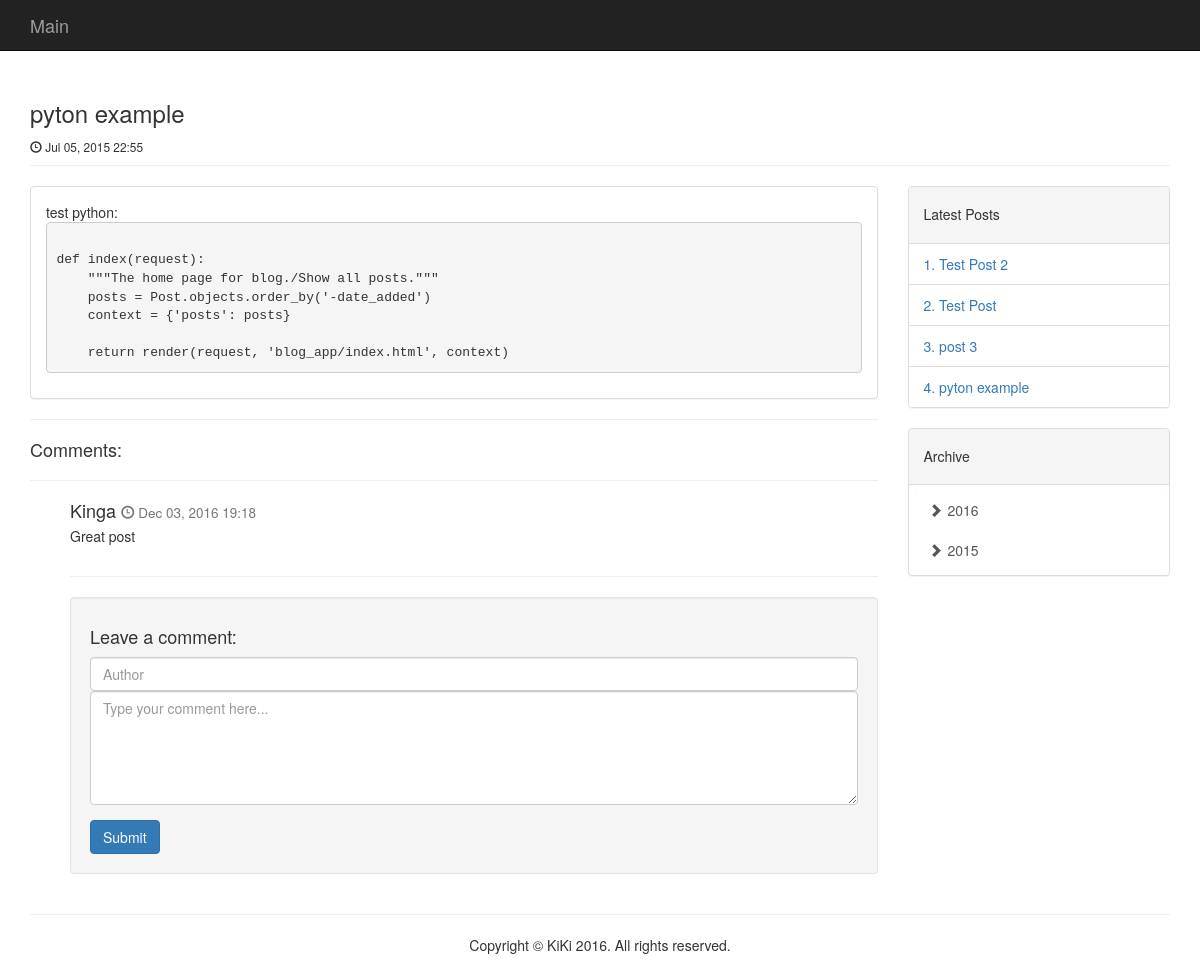
Page /view_post/4/ on the committed database.
### blog_app/models.py (models this page shows, shortened)
class Post(models.Model):
    date_added = models.DateTimeField(auto_now_add=True)
    title = models.CharField(max_length=200)
    text = models.TextField()

class Comment(models.Model):
    post = models.ForeignKey(Post, related_name='comments')
    date_added = models.DateTimeField(auto_now_add=True)
    author = models.CharField(max_length=200)
    text = models.TextField()

### blog_app/views.py (the view)
# urls.py: url(r'^view_post/(?P<post_id>\d+)/$', views.view_post, name='view_post'),
def view_post(request, post_id):
    blog_post = Post.objects.get(id=post_id)
    comments = Comment.objects.filter(post_id=post_id)
    last_posts = get_latest_post()
    archive = get_archive()
    context = {'blog_post': blog_post, 'comments': comments, 'l_posts': last_posts, 'archive_tree': archive}
    return render(request, 'blog_app/view_post.html', context)

### blog_app/static/functions/queries.py (called while the page is built)
def get_latest_post():
    last5posts = Post.objects.defer("text").order_by('-date_added')[:5]
    return last5posts

### blog_app/templates/blog_app/view_post.html (shortened to what this page needs)
{% extends "blog_app/base.html" %}
{% block header%}
<h3>{{blog_post.title}}</h3>
<small><span class="glyphicon glyphicon-time" aria-hidden="true"></span> {{blog_post.date_added|date:'M d, Y H:i'}}</small>
{% endblock header%}
{% block content %}
<div class="panel panel-default">
    <div class="panel-body">
        {{blog_post.text|safe}}
    </div>
</div>
<hr/>
<h4>Comments:</h4>
<hr/>
<div id="commentsDiv" class="comment-section">
    {% include "blog_app/comments.html" %}
    <hr/>
    <div class="well">
        <h4>Leave a comment:</h4>
        <form id="newComment" method="post" class="form">
            <div class="form-group">
                <input class="form-control" type="text" name="author" placeholder="Author"/>
                <textarea class="form-control" rows="5" name=text placeholder="Type your comment here..."></textarea>
            </div>
            <button id="submitComment" type="submit" class="btn btn-primary">Submit</button>
        </form>
    </div>
</div>
{% endblock content %}

### blog_app/templates/blog_app/comments.html
<div>
    {% for comment in comments %}
    <div class="media">
        <div class="media-body">
            <h4 class="media-heading">
                {{comment.author}}
                <small><span class="glyphicon glyphicon-time" aria-hidden="true"></span> {{comment.date_added|date:'M d, Y H:i'}}</small>
            </h4>
            {{comment.text | linebreaks}}
        </div>
    </div>
    {% empty %}
    <h5>Be first to comment</h5>
    {% endfor %}
</div>

### blog_app/templates/blog_app/latest_posts.html
<div class="panel panel-default">
    <div class="panel-heading">
        <h5>Latest Posts</h5>
    </div>
    <ul class="list-group">
        {% for l_post in l_posts %}
        <li class="list-group-item"><a href="{% url 'blog_app:view_post' l_post.id %}">{{ forloop.counter }}. {{l_post.title}}</a></li>
        {% empty %}
        <li class="list-group-item">
            No posts yet :(
        </li>
        {% endfor %}
    </ul>
</div>

### blog_app/static/styles/site.css (style rules this page uses)
body { margin-top: 60px; }
.list-group.list-group-root.well, .list-group { margin-bottom: 0px; }
.comment-section { padding-left:40px; }

### rows in the picture
Post: title "pyton example", date_added "Jul 05, 2015 22:55", text "test python: def index(request): \"\"\"The home page for blog./Show all posts.\"\"\" posts = Post.objects.order_by('-date_added') context = {'posts': posts} return render(request, 'blog_app/index.html', context)"
Comment: author "Kinga", date_added "Dec 03, 2016 19:18", text "Great post"
Post: title "Test Post 2"
Post: title "Test Post"
Post: title "post 3"

### other values in the picture
{{ yearNode.year }} "2016" "2015"
